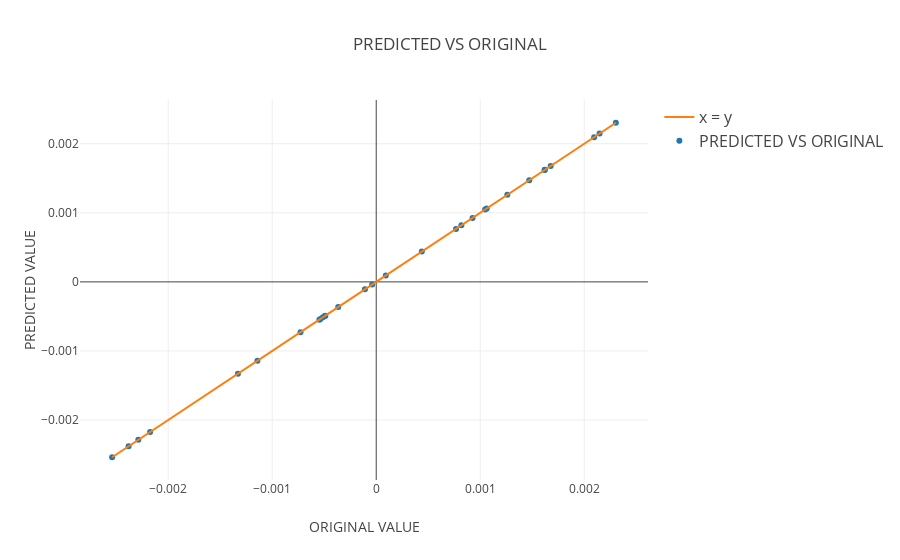

The notebook cell saved with this chart:
### Markdown cell above
## SCATTER PLOT FOR OLS ##

### Code cell
trace1 = go.Scatter(
    x=predict_ols,
    y= Y_test,
    mode='markers',
    name = 'PREDICTED VS ORIGINAL',
    line=dict(shape='linear')
)
trace2 = go.Scatter(
    x= Y_test,
    y= Y_test,
    mode='lines',
    name = 'x = y',
    line=dict(shape='linear')
)
data = [trace1, trace2]
layout = dict(
    title='PREDICTED VS ORIGINAL',
    yaxis = dict(
        title='PREDICTED VALUE'
    ),
    xaxis = dict(
        title='ORIGINAL VALUE'
    ),
    legend=dict(
        traceorder='reversed',
        font=dict(size=16)
    )
)
fig = dict(data=data, layout=layout)
plot.iplot(fig, filename='SCATTER PLOT FOR OLS')

### Figure 1 — Plotly figure (JSON) as saved in the notebook; plotly's stock layout.template omitted (floating-point values rounded to 4 significant figures)
{"data": [{"line": {"shape": "linear"}, "mode": "markers", "name": "PREDICTED VS ORIGINAL", "type": "scatter", "x": [-0.0005467, -3.873e-05, 0.001062, 9.187e-05, -0.002174, -0.002287, 0.002147, -0.00238, -0.0005127, 0.001618, 0.001471, 0.0008186, 0.001622, 0.000926, -0.0001083, 0.001047, 0.001261, 0.0007672, -0.001142, -0.00133, -0.0005365, -0.0004934, 0.002095, 0.0004381, -0.002539, 0.002304, -0.0003653, -0.0007281, 0.001677, -0.0004891], "y": [-0.0005467, -3.856e-05, 0.001062, 9.157e-05, -0.002174, -0.002287, 0.002147, -0.00238, -0.0005126, 0.001618, 0.001471, 0.0008186, 0.001622, 0.0009257, -0.0001078, 0.001047, 0.00126, 0.0007671, -0.001143, -0.00133, -0.0005365, -0.0004937, 0.002095, 0.0004381, -0.002539, 0.002304, -0.0003654, -0.0007282, 0.001677, -0.0004892]}, {"line": {"shape": "linear"}, "mode": "lines", "name": "x = y", "type": "scatter", "x": [-0.0005467, -3.856e-05, 0.001062, 9.157e-05, -0.002174, -0.002287, 0.002147, -0.00238, -0.0005126, 0.001618, 0.001471, 0.0008186, 0.001622, 0.0009257, -0.0001078, 0.001047, 0.00126, 0.0007671, -0.001143, -0.00133, -0.0005365, -0.0004937, 0.002095, 0.0004381, -0.002539, 0.002304, -0.0003654, -0.0007282, 0.001677, -0.0004892], "y": [-0.0005467, -3.856e-05, 0.001062, 9.157e-05, -0.002174, -0.002287, 0.002147, -0.00238, -0.0005126, 0.001618, 0.001471, 0.0008186, 0.001622, 0.0009257, -0.0001078, 0.001047, 0.00126, 0.0007671, -0.001143, -0.00133, -0.0005365, -0.0004937, 0.002095, 0.0004381, -0.002539, 0.002304, -0.0003654, -0.0007282, 0.001677, -0.0004892]}], "layout": {"legend": {"font": {"size": 16}, "traceorder": "reversed"}, "title": "PREDICTED VS ORIGINAL", "xaxis": {"title": "ORIGINAL VALUE"}, "yaxis": {"title": "PREDICTED VALUE"}}}
